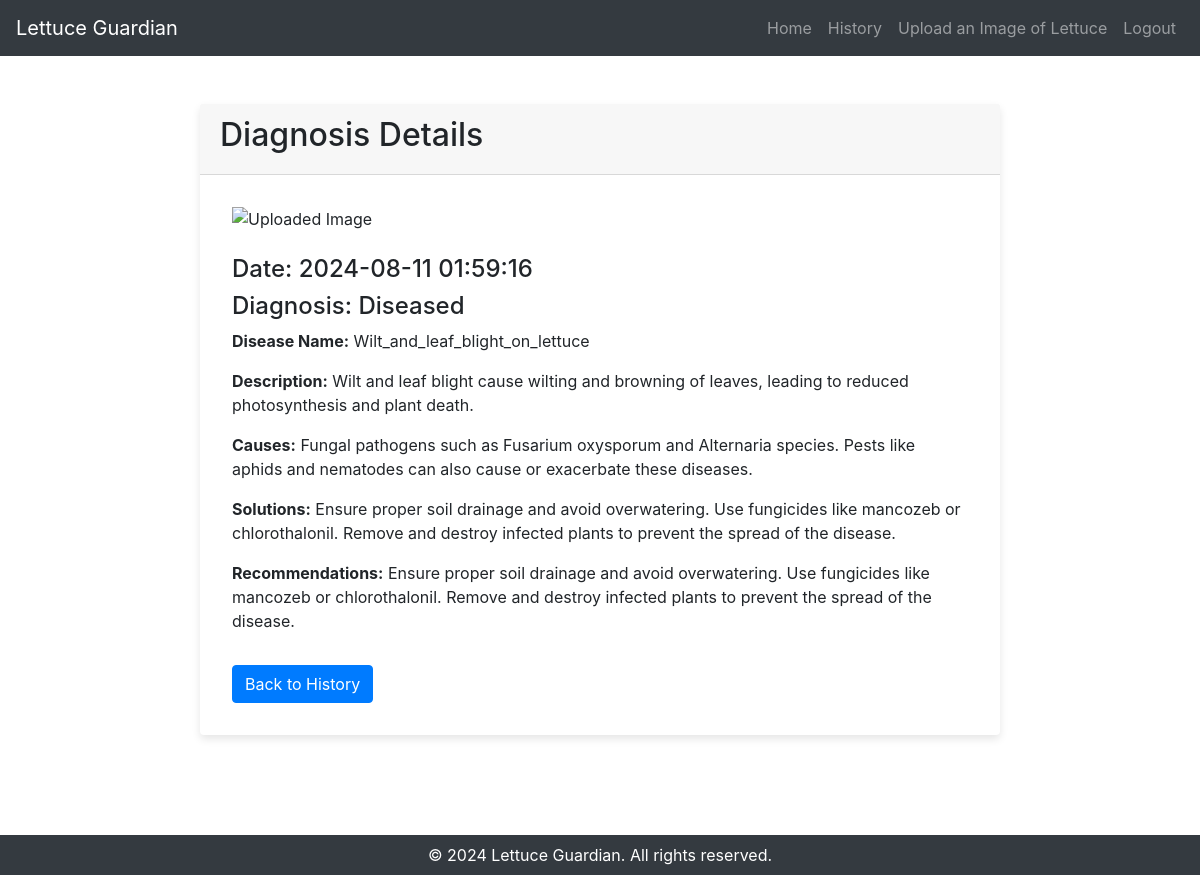
Page /view_diagnosis/40 (signed in) on the committed database.
### app/models.py (models this page shows, shortened)
class Diagnosis(db.Model):
    __tablename__ = 'diagnoses'
    id = db.Column(db.Integer, primary_key=True)
    image_id = db.Column(db.Integer, db.ForeignKey('images.id'), nullable=False)  # Foreign key to images
    disease_info_id = db.Column(db.Integer, db.ForeignKey('disease_info.id'))
    diagnosis = db.Column(db.String(100), nullable=False)
    confidence_score = db.Column(db.Float, nullable=False)
    diagnosis_date = db.Column(db.DateTime, default=datetime.utcnow)
    user_id = db.Column(db.Integer, db.ForeignKey('users.id'))
    disease_info = db.relationship('DiseaseInfo', backref='diagnoses')
    user = db.relationship('User', backref='diagnoses')

class DiseaseInfo(db.Model):
    __tablename__ = 'disease_info'
    id = db.Column(db.Integer, primary_key=True)
    name = db.Column(db.String(100), nullable=False)
    description = db.Column(db.Text, nullable=False)
    causes = db.Column(db.Text, nullable=False)
    recommendation_text = db.Column(db.Text, nullable=True)

### app/main/routes.py (the view)
@main.route("/view_diagnosis/<int:diagnosis_id>")
@login_required
def view_diagnosis(diagnosis_id):
    diagnosis = Diagnosis.query.get_or_404(diagnosis_id)
    if diagnosis.user_id != current_user.id:
        return redirect(url_for('main.history'))
    return render_template('view_diagnosis.html', diagnosis=diagnosis)

### app/models.py (called while the page is built)
@login_manager.user_loader
def load_user(user_id):
    return User.query.get(int(user_id))

### app/templates/view_diagnosis.html
{% extends "base.html" %}
{% block content %}
<div class="container mt-5">
    <div class="card mx-auto" style="max-width: 800px;">
        <div class="card-header">
            <h2>Diagnosis Details</h2>
        </div>
        <div class="card-body">
            <img src="{{ url_for('static', filename='uploads/' ~ image_file) }}" alt="Uploaded Image" class="img-fluid mb-4">
            <h4>Date: {{ diagnosis.diagnosis_date.strftime('%Y-%m-%d %H:%M:%S') }}</h4>
            <h4>Diagnosis: {{ diagnosis.diagnosis }}</h4>
            {% if diagnosis.diagnosis == 'Diseased' %}
                <p><strong>Disease Name:</strong> {{ diagnosis.disease_info.name }}</p>
                <p><strong>Description:</strong> {{ diagnosis.disease_info.description }}</p>
                <p><strong>Causes:</strong> {{ diagnosis.disease_info.causes }}</p>
                <p><strong>Solutions:</strong> {{ diagnosis.disease_info.recommendation_text }}</p>
                <p><strong>Recommendations:</strong> {{ diagnosis.disease_info.recommendation_text }}</p>
            {% else %}
                <p>Your lettuce plant appeared to be healthy.</p>
            {% endif %}
            <a href="{{ url_for('main.history') }}" class="btn btn-primary mt-3">Back to History</a>
        </div>
    </div>
</div>
{% endblock %}
{% block footer %}
 <footer class="footer myfootlog">
     <div class="container text-center">
         <p class="mb-0">© 2024 Lettuce Guardian. All rights reserved.</p>
     </div>
 </footer>
 {% endblock footer %}

### app/static/css/style.css (style rules this page uses)
.hero-section, .features, .how-it-works, .resources, .call-to-action, footer { margin: 0; padding: 0; width: 100%; }
.card { border: none; box-shadow: 0 4px 8px rgba(0, 0, 0, 0.1); transition: transform 0.3s ease-in-out; }
.footer { min-height: 30px; background-color: #343a40; color: white; display: flex; align-items: center; justify-content: center; text-align: center; height: 40px; }
.myfootlog { margin-top: 100px; }
.card-body { padding: 2rem; }
.btn-primary { margin-top: 10px; }
.container { max-width: 90%; margin: 0 auto; }

### rows in the picture
Diagnosis: diagnosis_date "2024-08-11 01:59:16", diagnosis "Diseased"
DiseaseInfo: disease_info.name "Wilt_and_leaf_blight_on_lettuce", disease_info.description "Wilt and leaf blight cause wilting and browning of leaves, leading to reduced photosynthesis and plant death.", disease_info.causes "Fungal pathogens such as Fusarium oxysporum and Alternaria species. Pests like aphids and nematodes can also cause or exacerbate these diseases.", disease_info.recommendation_text "Ensure proper soil drainage and avoid overwatering. Use fungicides like mancozeb or chlorothalonil. Remove and destroy infected plants to prevent the spread of the disease."
